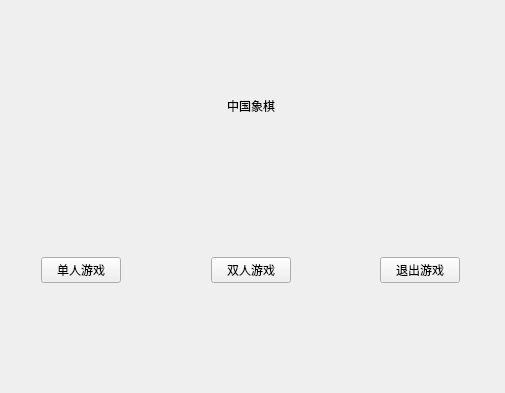
<?xml version="1.0" encoding="UTF-8"?>
<ui version="4.0">
 <class>Widget</class>
 <widget class="QWidget" name="Widget">
  <property name="geometry">
   <rect>
    <x>0</x>
    <y>0</y>
    <width>505</width>
    <height>393</height>
   </rect>
  </property>
  <property name="windowTitle">
   <string>Widget</string>
  </property>
  <widget class="QWidget" name="widget" native="true">
   <property name="geometry">
    <rect>
     <x>30</x>
     <y>60</y>
     <width>441</width>
     <height>91</height>
    </rect>
   </property>
   <layout class="QHBoxLayout" name="horizontalLayout">
    <item>
     <spacer name="horizontalSpacer">
      <property name="orientation">
       <enum>Qt::Horizontal</enum>
      </property>
      <property name="sizeHint" stdset="0">
       <size>
        <width>170</width>
        <height>20</height>
       </size>
      </property>
     </spacer>
    </item>
    <item>
     <widget class="QLabel" name="biaoti">
      <property name="text">
       <string>中国象棋</string>
      </property>
     </widget>
    </item>
    <item>
     <spacer name="horizontalSpacer_2">
      <property name="orientation">
       <enum>Qt::Horizontal</enum>
      </property>
      <property name="sizeHint" stdset="0">
       <size>
        <width>169</width>
        <height>20</height>
       </size>
      </property>
     </spacer>
    </item>
   </layout>
  </widget>
  <widget class="QWidget" name="widget_2" native="true">
   <property name="geometry">
    <rect>
     <x>30</x>
     <y>240</y>
     <width>441</width>
     <height>61</height>
    </rect>
   </property>
   <layout class="QHBoxLayout" name="horizontalLayout_2">
    <item>
     <widget class="QPushButton" name="danren">
      <property name="text">
       <string>单人游戏</string>
      </property>
     </widget>
    </item>
    <item>
     <spacer name="horizontalSpacer_4">
      <property name="orientation">
       <enum>Qt::Horizontal</enum>
      </property>
      <property name="sizeHint" stdset="0">
       <size>
        <width>53</width>
        <height>20</height>
       </size>
      </property>
     </spacer>
    </item>
    <item>
     <widget class="QPushButton" name="shuangren">
      <property name="text">
       <string>双人游戏</string>
      </property>
     </widget>
    </item>
    <item>
     <spacer name="horizontalSpacer_5">
      <property name="orientation">
       <enum>Qt::Horizontal</enum>
      </property>
      <property name="sizeHint" stdset="0">
       <size>
        <width>53</width>
        <height>20</height>
       </size>
      </property>
     </spacer>
    </item>
    <item>
     <widget class="QPushButton" name="tuichu">
      <property name="text">
       <string>退出游戏</string>
      </property>
     </widget>
    </item>
   </layout>
  </widget>
 </widget>
 <layoutdefault spacing="6" margin="11"/>
 <resources/>
 <connections/>
</ui>
